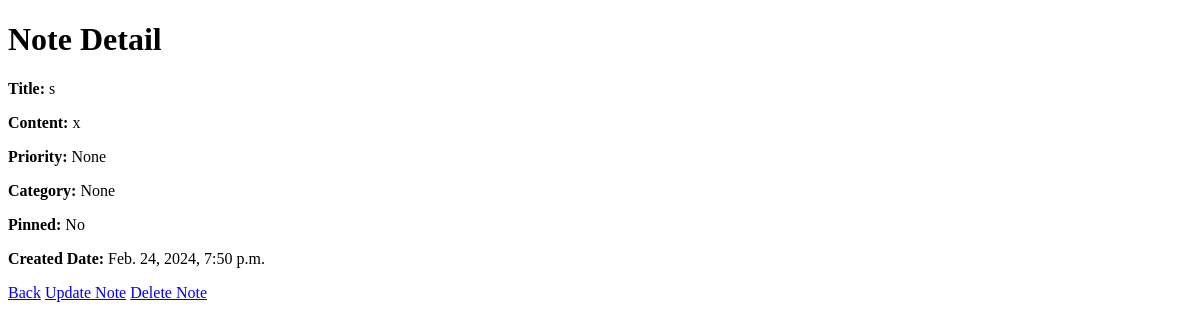
The app's page /notebook/details_note/3?sort_by=None, older data.
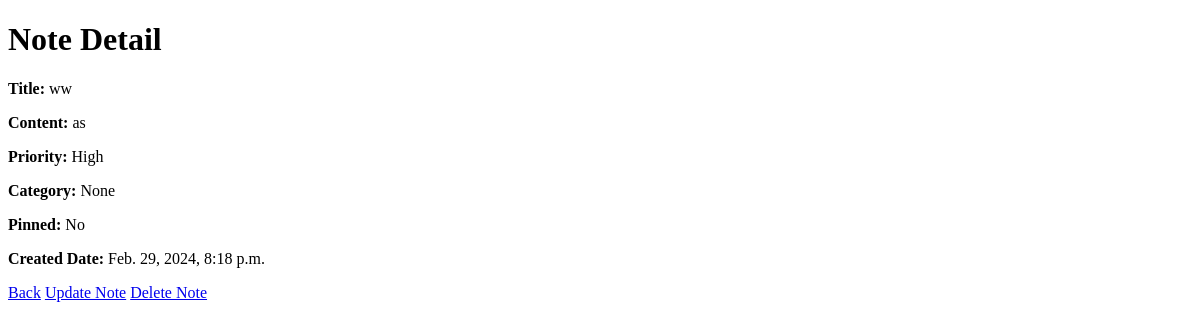
The same page, newer data.
### NOTEBOOK/models.py (models this page shows, shortened)
class Note(models.Model):
    title = models.CharField(max_length=100)
    content = models.TextField()
    created_at = models.DateTimeField(auto_now_add=True)
    updated_at = models.DateTimeField(auto_now=True)
    user = models.ForeignKey(CustomUser, on_delete=models.CASCADE, null=True)
    priority = models.CharField(max_length=10, choices=[
                                                        ('High', 'High'),
                                                        ('Normal', 'Normal'),
                                                        ('Low', 'Low'),
                                                        ('None', 'None')
                                                        ], default='None')
    category = models.ForeignKey(Category, on_delete=models.CASCADE,
                                 related_name='category', blank=True, null=True,
                                 default=None)
    pinned = models.BooleanField(default=False)

### NOTEBOOK/views.py (the view, shortened to what this page needs)
# urls.py: path('details_note/<int:pk>', DetailNoteView.as_view(), name='detail_note'),
class DetailNoteView(DetailView):
    model = Note
    template_name = 'detail_note.html'
    context_object_name = 'note'

### NOTEBOOK/templates/detail_note.html (shortened to what this page needs)
<!DOCTYPE html>
<html lang="en">
<head>
</head>
<body>
    <h1>Note Detail</h1>
    <p><strong>Title:</strong> {{ note.title }}</p>
    <p><strong>Content:</strong> {{ note.content }}</p>
    <p><strong>Priority:</strong> {{ note.priority }}</p>
    <p><strong>Category:</strong> {{ note.category }}</p>
    {% if note.pinned %}
    <p><strong>Pinned:</strong> Yes</p>
    {% else %}
    <p><strong>Pinned:</strong> No</p>
    {% endif %}
    <p><strong>Created Date:</strong> {{ note.created_at }}</p>
    <a href="{% url 'home' %}?sort_by={{ request.GET.sort_by }}">Back</a>
    <a href="{% url 'update_note' pk=note.pk %}">Update Note</a>
    <a href="{% url 'delete_note' pk=note.pk %}">Delete Note</a>
</body>
</html>

Row changes from the older to the newer data that the page shows:
changed Note "None": title "s" → "ww"; content "x" → "as"; priority "None" → "High"; created_at "Feb. 24, 2024, 7:50 p.m." → "Feb. 29, 2024, 8:18 p.m."
